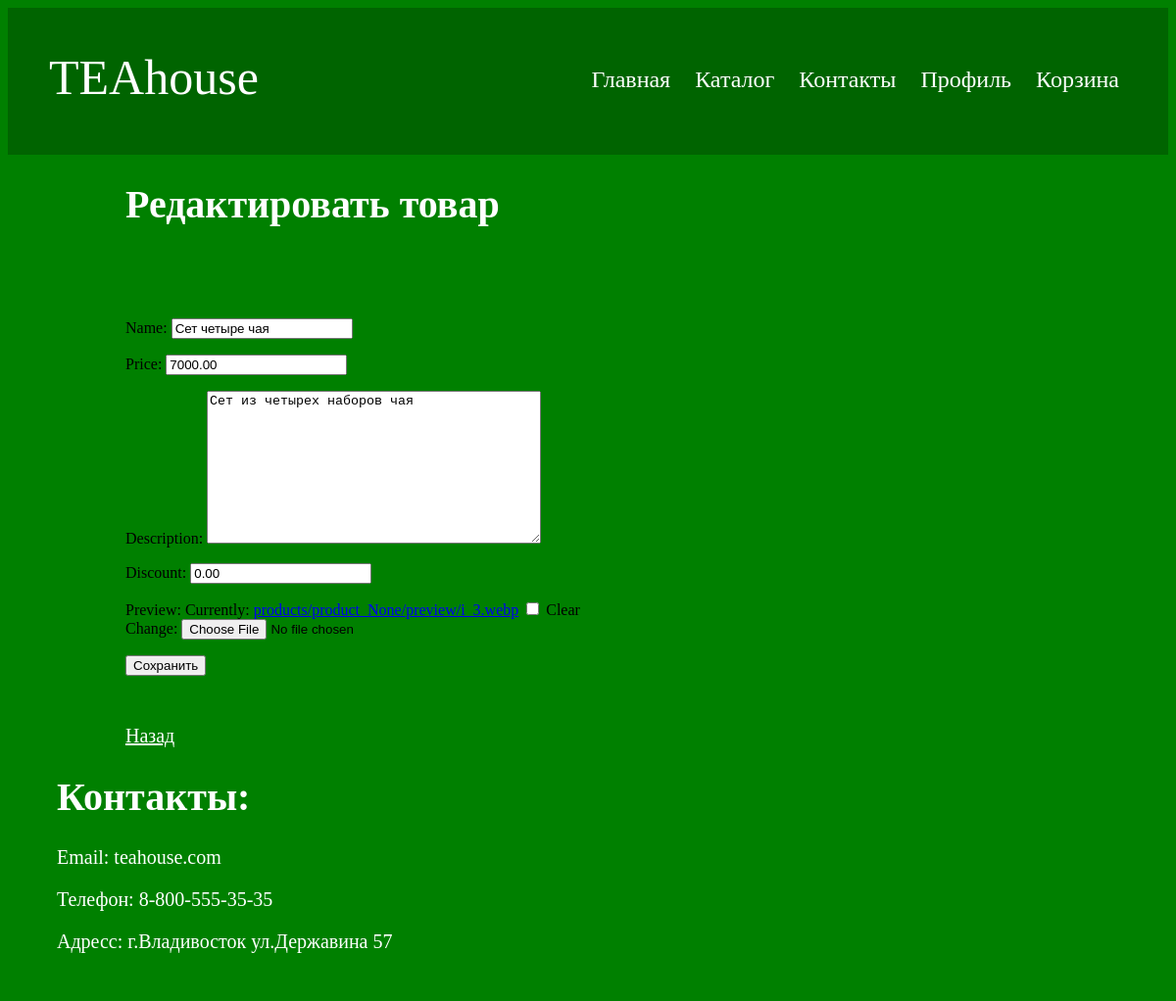
The page /products/update/19/ (signed in) on the database its author committed.
### shopapp/models.py (models this page shows)
class Product(models.Model):
    class Meta:
        ordering = ["name", "price"]
    name = models.CharField(max_length=100)
    description = models.TextField(null=False, blank=True)
    price = models.DecimalField(default=0, max_digits=8, decimal_places=2)
    discount = models.DecimalField(default=0, max_digits=8, decimal_places=2)
    created_at = models.DateTimeField(auto_now_add=True)
    views_count = models.DecimalField(default=0, max_digits=8, decimal_places=0)
    preview = models.ImageField(null=True, blank=True, upload_to=product_preview_directory_path)

### shopapp/views.py (the view, shortened to what this page needs)
# urls.py: path("products/update/<int:pk>/", ProductUpdateView.as_view(), name="product_update"),
class ProductUpdateView(PermissionRequiredMixin, UpdateView):
    permission_required = "shopapp.change_product"
    model = Product
    fields = "name", "price", "description", "discount", "preview"
    template_name_suffix = "_update_form"

### shopapp/templates/shopapp/product_update_form.html (shortened to what this page needs)
{% extends 'shopapp/base.html' %}
{% block body %}
  <h1 style="padding-left: 120px; color: white; font-size: 40px;">Редактировать товар</h1>
  <div>
    <form method="POST" enctype="multipart/form-data"  style="padding-left: 120px; padding-bottom: 50px; padding-top: 50px;">
      {{ form.as_p }}
      <button type="submit">Сохранить</button>
    </form>
  </div>
  <div>
        <a style="padding-left: 120px; text-decoration: underline; color: white; font-size: 20px;" href="{% url 'shopapp:product_details' pk=object.pk %}">Назад</a>
  </div>
{% endblock %}

### shopapp/static/shopapp/css/style.css (style rules this page uses)
body { background-color: rgb(0, 128, 0); }

### rows shown on the page
Product: name "Сет четыре чая", price "7000.00", description "Сет из четырех наборов чая", discount "0.00"
